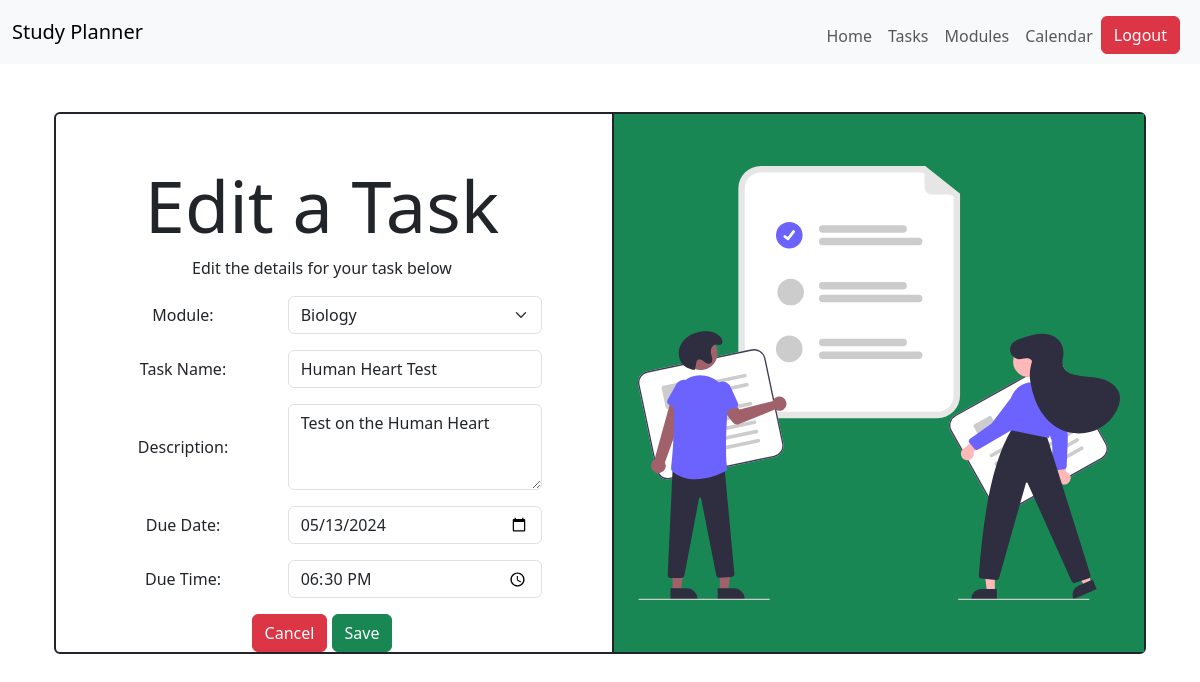
Before: /tasks/edit/1/4 (signed in) with the older database file.
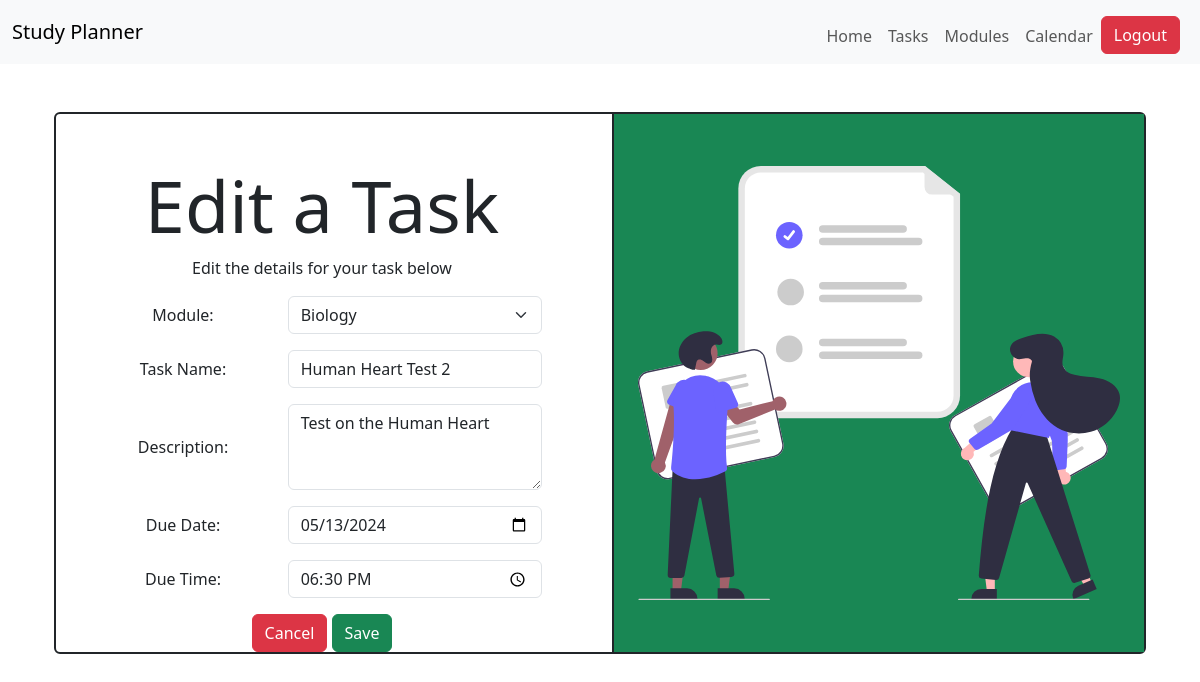
After: the same page with the newer database file.
### StudyPlanner/models.py (models this page shows)
class Task(db.Model):
    id = db.Column(db.Integer, primary_key=True)
    user = db.Column(db.Integer, db.ForeignKey('user.id'))
    module = db.Column(db.Integer, db.ForeignKey('module.id', ondelete="CASCADE"))
    event = db.Column(db.Integer, db.ForeignKey('event.id', ondelete="CASCADE"))
    name = db.Column(db.String(100), nullable=False)
    description = db.Column(db.String(256), nullable=False)
    creation_date = db.Column(db.DateTime, default= datetime.datetime.now(datetime.UTC))
    due_date = db.Column(db.DateTime, nullable=False)
    events = db.relationship('Event', backref='events', primaryjoin="Task.id==Event.task", post_update=True,  cascade='save-update, merge, delete, delete-orphan')

### StudyPlanner/core.py (the view, shortened to what this page needs)
@bp.route("/tasks/edit/<string:author>/<int:id>", methods=['GET','POST'])
@login_required
def editTask(author, id):
    if author != current_user.get_id():
        return redirect(url_for('core.tasksPage'))
    else:
        task = Task.query.filter_by(id=id).first()
        module = Module.query.filter_by(id=task.id).first()
        date = str(task.due_date)
        date = date.split(" ")
        due_date = date[0]
        due_time = date[1]
        due_time = due_time[:-3]
        return render_template("core/editTask.html", task=task, module=module, due_date=due_date, due_time=due_time)

### StudyPlanner/__init__.py (called while the page is built)
def create_app():
    app = Flask(__name__)
    app.config['SECRET_KEY'] = 'd71da3aa16a41e7005859041a8063229c1e84514118c8a41b0a03438225499e6'
    app.config['SQLALCHEMY_DATABASE_URI'] = 'sqlite:///db.sqlite'
    db.init_app(app)
    with app.app_context():
        db.create_all()
    from StudyPlanner import auth, core
    app.register_blueprint(auth.bp)
    app.register_blueprint(core.bp)
    login_manager = LoginManager()
    login_manager.login_view = 'auth.login'
    login_manager.init_app(app)
    @login_manager.user_loader
    def load_user(user_id):
        return User.query.get(int(user_id))
    return app

### StudyPlanner/templates/core/editTask.html
{% extends "base.html" %}
{% block content %}
<div class="container-sm text-center mt-5">
    <div class="container-sm m-auto">
        <div class="border border-2 rounded-2 border-dark">
            <div class="row">
                <div class="col">
                    <h1 class="text-center display-2 mt-5">Edit a Task</h1>
                    <p class="text-center">Edit the details for your task below</p>
                    <form action="{{ url_for('core.editTask', author=task.user, id=task.id)}}" method="post" method="post">
                        <div class="row mb-3 d-flex align-items-center justify-content-center">
                            <label class="col-sm-4 col-form-label" for="module">Module:</label>
                            <div class="col-sm-6">
                                <select class="form-select" name="selectedModule" aria-label="Default select example">
                                    {% for module in current_user.modules %}
                                        {% if module.id==task.module %}
                                        <option selected value="{{ module.id }}">{{ module.name }}</option>
                                        {% else %}
                                        <option value="{{ module.id }}">{{ module.name }}</option>
                                        {% endif %}
                                    {% endfor %}
                                </select>
                            </div>
                        </div>
                        <div class="row mb-3 d-flex align-items-center justify-content-center">
                            <label class="col-sm-4 col-form-label" for="name">Task Name:</label>
                            <div class="col-sm-6">
                                <input class="form-control" id="name"  type="text" name="taskName" value="{{ task.name }}" required>
                            </div>
                        </div>
                        <div class="row mb-3 d-flex align-items-center justify-content-center">
                            <label class="col-sm-4 col-form-label" for="description">Description:</label>
                            <div class="col-sm-6">
                                <textarea class="form-control" rows="3" id="description"  type="text" name="taskDescription" maxlength="256" required>{{ task.description }}</textarea>
                            </div>
                        </div>
                        <div class="row mb-3 d-flex align-items-center justify-content-center">
                            <label class="col-sm-4 col-form-label" for="date">Due Date:</label>
                            <div class="col-sm-6">
                                <input class="form-control" id="date"  type="date" name="taskDueDate" value="{{ due_date }}" required>
                            </div>
                        </div>
                        <div class="row mb-3 d-flex align-items-center justify-content-center">
                            <label class="col-sm-4 col-form-label" for="time">Due Time:</label>
                            <div class="col-sm-6">
                                <input class="form-control" id="time"  type="time" name="taskDueTime" value="{{ due_time}}" required>
                            </div>
                        </div class="row mb-3 d-flex align-items-center justify-content-center">
                        <div>
                            <a href="{{ url_for('core.tasksPage') }}" class="btn btn-danger">Cancel</a>
                            <input type="submit" value="Save" class="btn btn-success">
                        </div>
                    </form>
                </div>
                <div class="col d-none d-lg-flex">
                    <img class="p-4 img-fluid bg-success border-start border-2 border-dark" src="{{ url_for('static', filename='completed_tasks.svg') }}" alt="">
                </div>
            </div>
        </div>
    </div>
</div>
{% endblock %}

Changed rows visible on the page:
changed Task "Test on the Human Heart": taskName "Human Heart Test" → "Human Heart Test 2"
